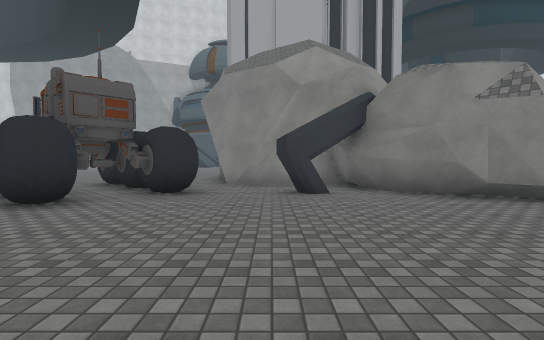
[1] (above)

15 first-person views from a walk through a Unity game level. The camera is 1.3 m above the floor, tilts 2° down and sees 85° across. The floor is counted in squares, 2 m on a side. Each view is taken from the middle of a square. On the plan, view 1 faces up. The plan holds only what a view shows up to about 9 squares ahead; the rest is blank. The place goes on beyond the plan. The player character is not drawn. Some surface patterns are stand-ins.

[2]
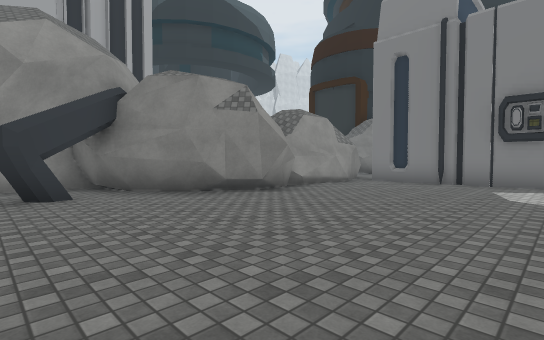

[3]
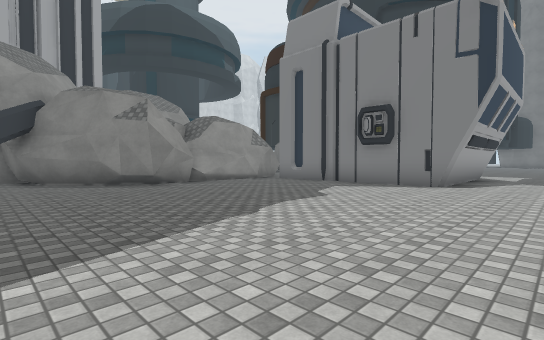

[4]
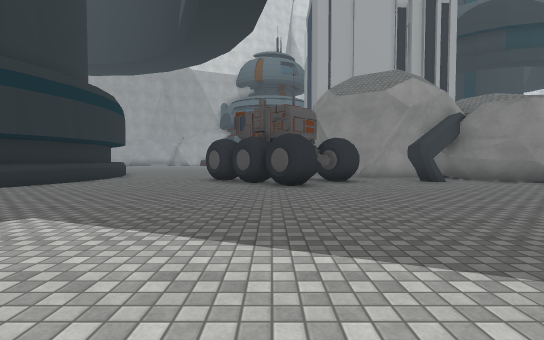

[5]
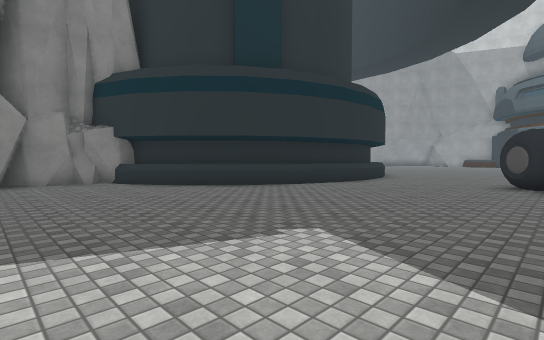

[6]
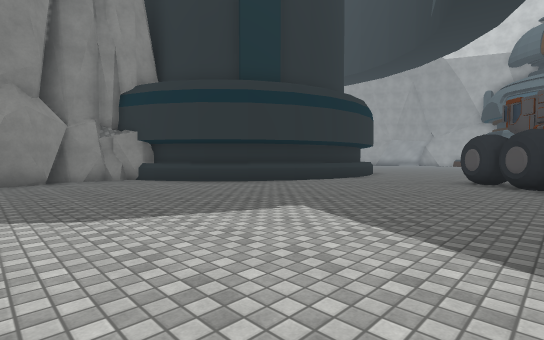

[7]
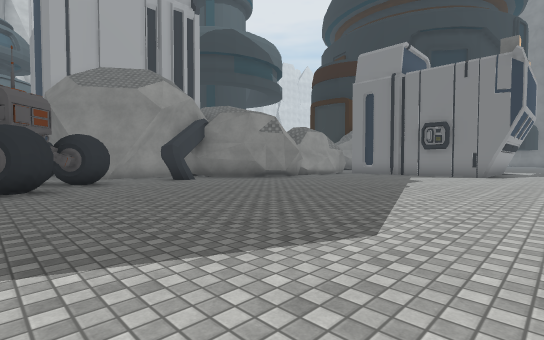

[8]
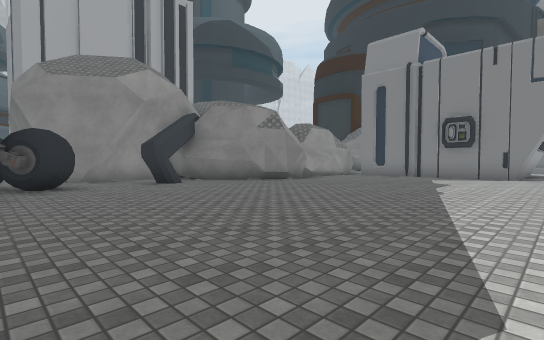

[9]
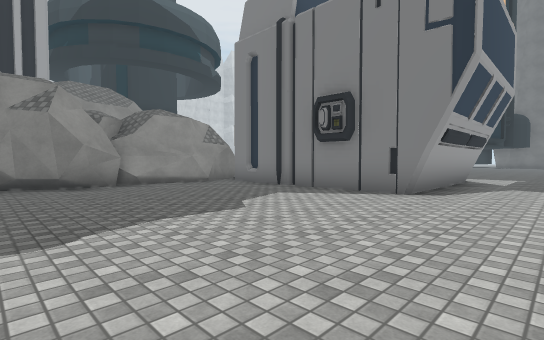

[10]
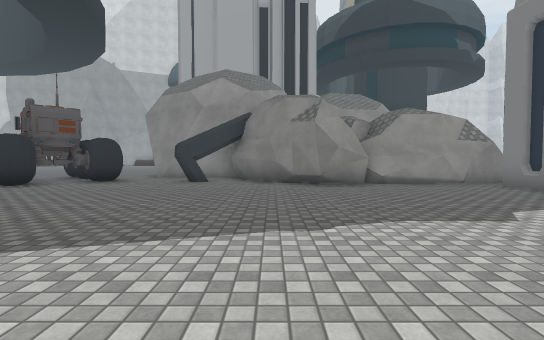

[11]
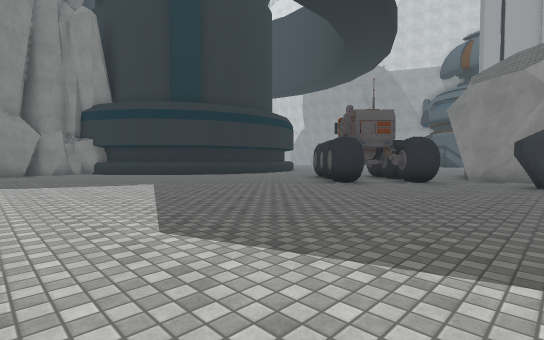

[12]
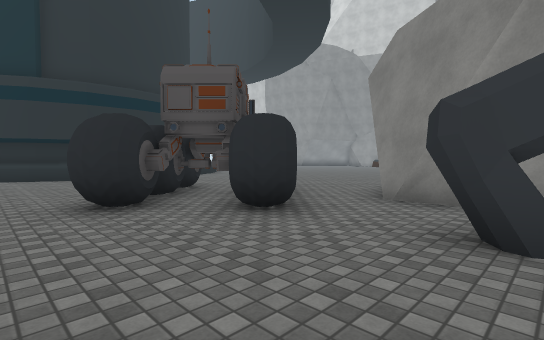

[13]
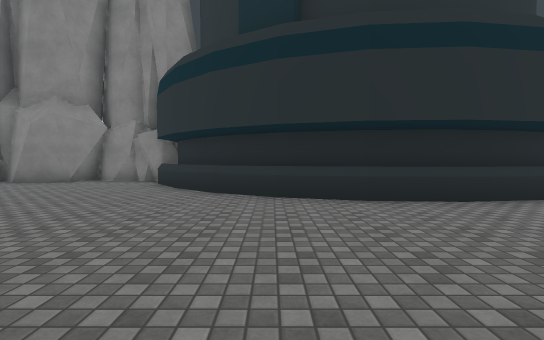

[14]
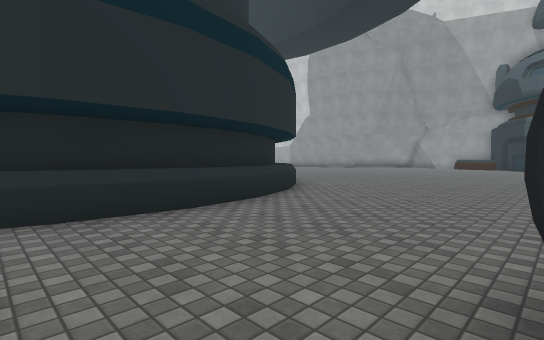

[15]
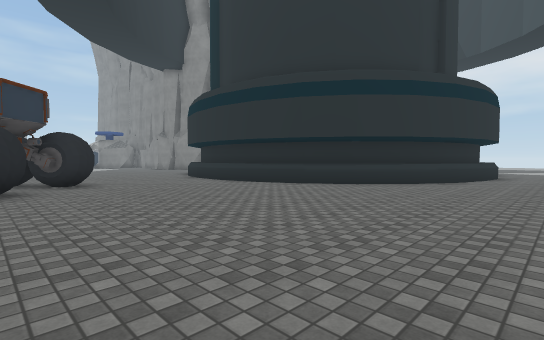

### Floor plan
Key: @ floor where view 1 was taken; # wall or solid block; . floor; ^ raised ledge; O other object.
Columns run from 15 left of view 1 to 11 right of it. Each row starts with its distance up from view 1.
 16        ..
 15   ..........
 14 ............
 13 ^^..........
 12  ##^........
 11   ##^........
 10    ##.........
  9     #^........
  8      #.....#..####
  7      #...####....#
  6      #....####.OO##
  5     #^.....##.....#######
  4     #^......#...........#
  3    #^...................#
  2   ##....................#
  1  #^.....................#
  0  #.............@........#
 -1 ##......................###
 -2  #.........................
 -3  ##........................

Where each view was taken, in squares from view 1:
view 1: 0 up, 0 right, facing up
view 2: 0 up, 0 right, facing up-right
view 3: 3 down, 1 right, facing up-right
view 4: 3 down, 4 left, facing up
view 5: 2 down, 5 left, facing up-left
view 6: 3 down, 4 left, facing up-left
view 7: 3 down, 4 left, facing up-right
view 8: 2 down, 3 left, facing up-right
view 9: 3 down, 3 right, facing up-right
view 10: 3 down, 3 right, facing up
view 11: 3 down, 1 right, facing up-left
view 12: 3 up, 1 right, facing up-left
view 13: 4 up, 5 left, facing left
view 14: 5 up, 6 left, facing up-left
view 15: 15 up, 4 left, facing down-left
